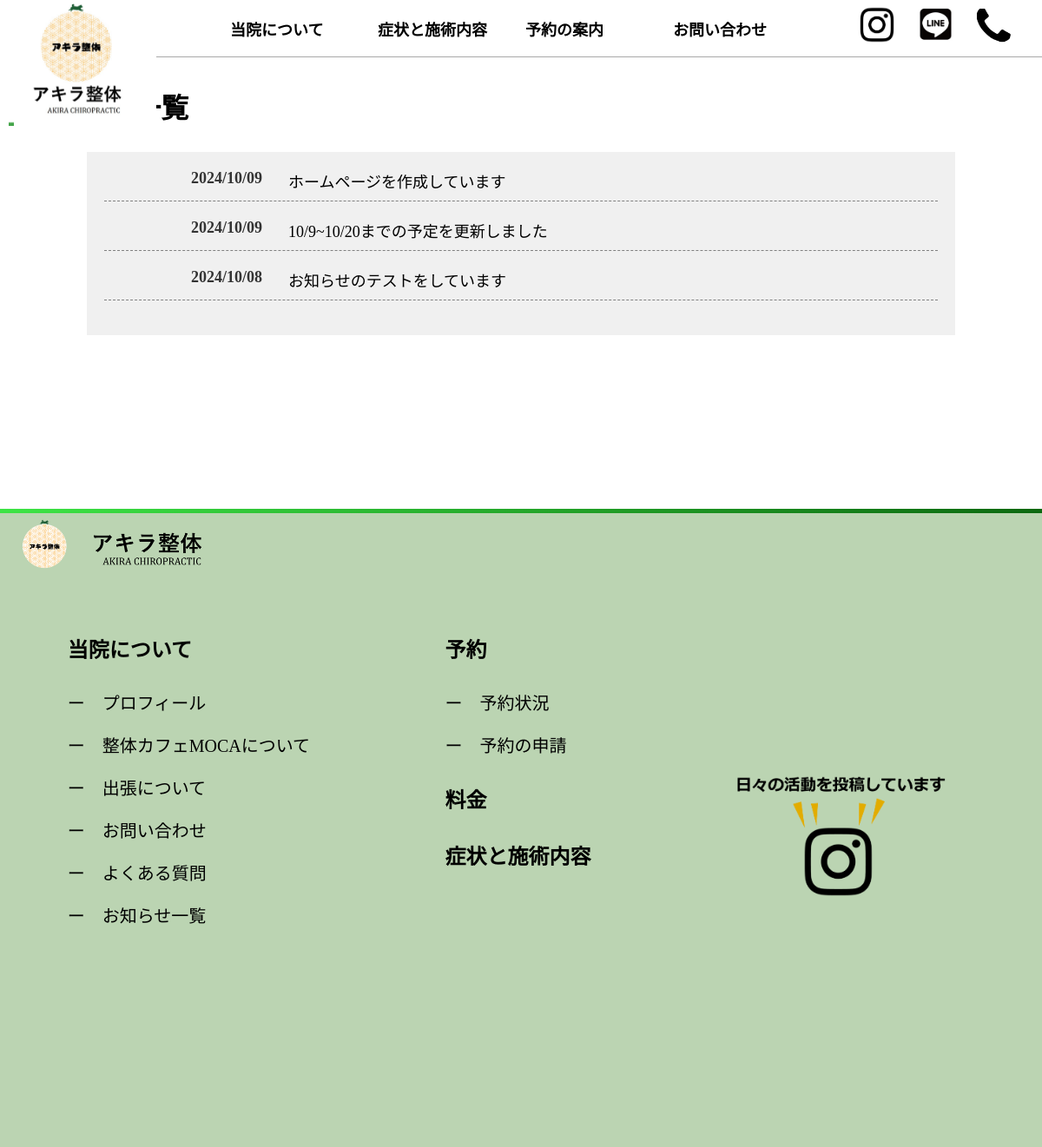
/notice-all/, run on an earlier commit of the app's database.
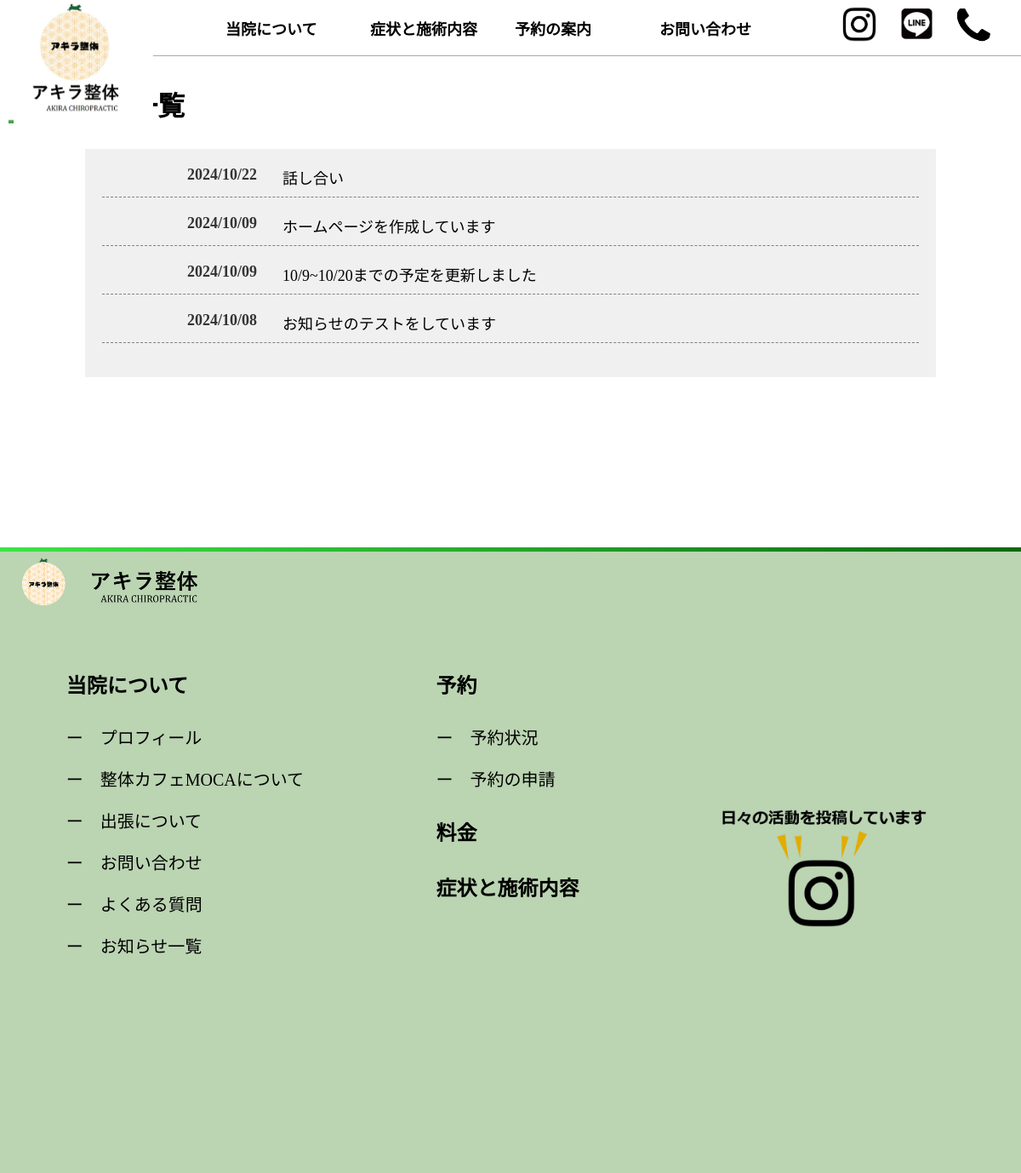
And on a later commit of the database.
### calendarapp/models.py (models this page shows, shortened)
class Notice(models.Model):
    title = models.CharField(max_length=200)  # お知らせのタイトル
    content = models.TextField()  # お知らせの内容
    date = models.DateField()  # お知らせの日付、自動的に現在の日付が保存される

### calendarapp/views.py (the view)
# urls.py: path('notice-all/', views.notice_all, name='notice_all'),
def notice_all(request):
    notices = Notice.objects.all().order_by('-date')
    return render(request, 'calendarapp/notice-all.html', {'notices': notices})

### calendarapp/templates/calendarapp/notice-all.html (shortened to what this page needs)
{% extends 'base.html' %}
{% block content %}
{% load static %}
<body>
   <div class="notice-image">
   </div>
   <div class="notice-title">お知らせ一覧</div>
   <div class="notice-list">
    {% for notice in notices %}
    <div class="notice-item">
        <div class="notice-date">{{ notice.date|date:"Y/m/d" }}</div>
        <a href="{% url 'notice_detail' notice.pk %}">
            <div class="notice-title1">{{ notice.title }}</div>
        </a>
    </div>
    {% endfor %}
</div>
</body>
{% endblock %}

What changed in the data, as far as the page shows it:
added Notice: date "2024/10/22", title "話し合い"
